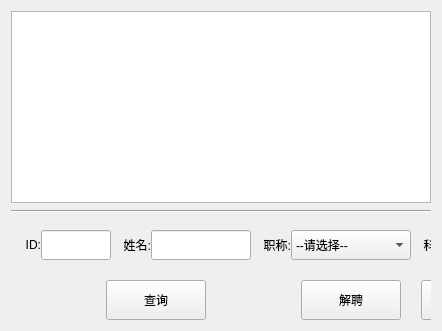
                        <widget class="QWidget" name="tab_change_state">
                            <attribute name="title">
                                <string>教师在职状态切换</string>
                            </attribute>
                            <layout class="QVBoxLayout" name="verticalLayoutChangeState">
                                <item>
                                    <widget class="QTableView" name="tv_change_state">
                                        <property name="sizeIncrement">
                                            <size>
                                                <width>0</width>
                                                <height>0</height>
                                            </size>
                                        </property>
                                        <property name="autoScroll">
                                            <bool>false</bool>
                                        </property>
                                        <property name="editTriggers">
                                            <set>QAbstractItemView::NoEditTriggers</set>
                                        </property>
                                        <property name="alternatingRowColors">
                                            <bool>true</bool>
                                        </property>
                                        <property name="selectionMode">
                                            <enum>QAbstractItemView::SingleSelection</enum>
                                        </property>
                                        <property name="selectionBehavior">
                                            <enum>QAbstractItemView::SelectRows</enum>
                                        </property>
                                        <property name="verticalScrollMode">
                                            <enum>QAbstractItemView::ScrollPerItem</enum>
                                        </property>
                                        <property name="gridStyle">
                                            <enum>Qt::SolidLine</enum>
                                        </property>
                                        <property name="cornerButtonEnabled">
                                            <bool>false</bool>
                                        </property>
                                        <attribute name="verticalHeaderVisible">
                                            <bool>false</bool>
                                        </attribute>
                                    </widget>
                                </item>
                                <item>
                                    <widget class="Line" name="line">
                                        <property name="minimumSize">
                                            <size>
                                                <width>0</width>
                                                <height>5</height>
                                            </size>
                                        </property>
                                        <property name="orientation">
                                            <enum>Qt::Horizontal</enum>
                                        </property>
                                    </widget>
                                </item>
                                <item>
                                    <widget class="QWidget" name="attendingSearch" native="true">
                                        <property name="minimumSize">
                                            <size>
                                                <width>420</width>
                                                <height>100</height>
                                            </size>
                                        </property>
                                        <widget class="QLabel" name="lb_change_state_id">
                                            <property name="geometry">
                                                <rect>
                                                    <x>0</x>
                                                    <y>10</y>
                                                    <width>30</width>
                                                    <height>30</height>
                                                </rect>
                                            </property>
                                            <property name="text">
                                                <string>ID:</string>
                                            </property>
                                            <property name="alignment">
                                                <set>Qt::AlignRight|Qt::AlignTrailing|Qt::AlignVCenter</set>
                                            </property>
                                        </widget>
                                        <widget class="QLineEdit" name="le_change_state_id">
                                            <property name="geometry">
                                                <rect>
                                                    <x>30</x>
                                                    <y>10</y>
                                                    <width>70</width>
                                                    <height>30</height>
                                                </rect>
                                            </property>
                                        </widget>
                                        <widget class="QLabel" name="lb_change_state_name">
                                            <property name="geometry">
                                                <rect>
                                                    <x>100</x>
                                                    <y>10</y>
                                                    <width>40</width>
                                                    <height>30</height>
                                                </rect>
                                            </property>
                                            <property name="text">
                                                <string>姓名:</string>
                                            </property>
                                            <property name="alignment">
                                                <set>Qt::AlignRight|Qt::AlignTrailing|Qt::AlignVCenter</set>
                                            </property>
                                        </widget>
                                        <widget class="QLineEdit" name="le_change_state_name">
                                            <property name="geometry">
                                                <rect>
                                                    <x>140</x>
                                                    <y>10</y>
                                                    <width>100</width>
                                                    <height>30</height>
                                                </rect>
                                            </property>
                                        </widget>
                                        <widget class="QLabel" name="lb_change_state_rank">
                                            <property name="geometry">
                                                <rect>
                                                    <x>240</x>
                                                    <y>10</y>
                                                    <width>40</width>
                                                    <height>30</height>
                                                </rect>
                                            </property>
                                            <property name="text">
                                                <string>职称:</string>
                                            </property>
                                            <property name="alignment">
                                                <set>Qt::AlignRight|Qt::AlignTrailing|Qt::AlignVCenter</set>
                                            </property>
                                        </widget>
                                        <widget class="QComboBox" name="cmbBx_change_state_rank">
                                            <property name="geometry">
                                                <rect>
                                                    <x>280</x>
                                                    <y>10</y>
                                                    <width>120</width>
                                                    <height>30</height>
                                                </rect>
                                            </property>
                                            <property name="editable">
                                                <bool>false</bool>
                                            </property>
                                            <item>
                                                <property name="text">
                                                    <string>--请选择--</string>
                                                </property>
                                            </item>
                                            <item>
                                                <property name="text">
                                                    <string>三级教师</string>
                                                </property>
                                            </item>
                                            <item>
                                                <property name="text">
                                                    <string>二级教师</string>
                                                </property>
                                            </item>
                                            <item>
                                                <property name="text">
                                                    <string>一级教师</string>
                                                </property>
                                            </item>
                                            <item>
                                                <property name="text">
                                                    <string>高级教师</string>
                                                </property>
                                            </item>
                                            <item>
                                                <property name="text">
                                                    <string>正高级教师</string>
                                                </property>
                                            </item>
                                        </widget>
                                        <widget class="QLabel" name="lb_change_state_subject">
                                            <property name="geometry">
                                                <rect>
                                                    <x>400</x>
                                                    <y>10</y>
                                                    <width>40</width>
                                                    <height>30</height>
                                                </rect>
                                            </property>
                                            <property name="text">
                                                <string>科目:</string>
                                            </property>
                                            <property name="alignment">
                                                <set>Qt::AlignRight|Qt::AlignTrailing|Qt::AlignVCenter</set>
                                            </property>
                                        </widget>
                                        <widget class="QComboBox" name="cmbBx_change_state_subject">
                                            <property name="geometry">
                                                <rect>
                                                    <x>440</x>
                                                    <y>10</y>
                                                    <width>120</width>
                                                    <height>30</height>
                                                </rect>
                                            </property>
                                            <property name="editable">
                                                <bool>false</bool>
                                            </property>
                                            <item>
                                                <property name="text">
                                                    <string>--请选择--</string>
                                                </property>
                                            </item>
                                            <item>
                                                <property name="text">
                                                    <string>语文</string>
                                                </property>
                                            </item>
                                            <item>
                                                <property name="text">
                                                    <string>数学</string>
                                                </property>
                                            </item>
                                            <item>
                                                <property name="text">
                                                    <string>外语</string>
                                                </property>
                                            </item>
                                            <item>
                                                <property name="text">
                                                    <string>物理</string>
                                                </property>
                                            </item>
                                            <item>
                                                <property name="text">
                                                    <string>化学</string>
                                                </property>
                                            </item>
                                            <item>
                                                <property name="text">
                                                    <string>生物</string>
                                                </property>
                                            </item>
                                            <item>
                                                <property name="text">
                                                    <string>政治</string>
                                                </property>
                                            </item>
                                            <item>
                                                <property name="text">
                                                    <string>历史</string>
                                                </property>
                                            </item>
                                            <item>
                                                <property name="text">
                                                    <string>地理</string>
                                                </property>
                                            </item>
                                            <item>
                                                <property name="text">
                                                    <string>通用技术</string>
                                                </property>
                                            </item>
                                            <item>
                                                <property name="text">
                                                    <string>信息技术</string>
                                                </property>
                                            </item>
                                            <item>
                                                <property name="text">
                                                    <string>体育</string>
                                                </property>
                                            </item>
                                            <item>
                                                <property name="text">
                                                    <string>音乐</string>
                                                </property>
                                            </item>
                                            <item>
                                                <property name="text">
                                                    <string>美术</string>
                                                </property>
                                            </item>
                                        </widget>
                                        <widget class="QLabel" name="lb_change_state_state">
                                            <property name="geometry">
                                                <rect>
                                                    <x>560</x>
                                                    <y>10</y>
                                                    <width>70</width>
                                                    <height>30</height>
                                                </rect>
                                            </property>
                                            <property name="text">
                                                <string>在职状态:</string>
                                            </property>
                                            <property name="alignment">
                                                <set>Qt::AlignRight|Qt::AlignTrailing|Qt::AlignVCenter</set>
                                            </property>
                                        </widget>
                                        <widget class="QComboBox" name="cmbBx_change_state_state">
                                            <property name="geometry">
                                                <rect>
                                                    <x>630</x>
                                                    <y>10</y>
                                                    <width>120</width>
                                                    <height>30</height>
                                                </rect>
                                            </property>
                                            <property name="editable">
                                                <bool>false</bool>
                                            </property>
                                            <item>
                                                <property name="text">
                                                    <string>--请选择--</string>
                                                </property>
                                            </item>
                                            <item>
                                                <property name="text">
                                                    <string>在职</string>
                                                </property>
                                            </item>
                                            <item>
                                                <property name="text">
                                                    <string>休假</string>
                                                </property>
                                            </item>
                                            <item>
                                                <property name="text">
                                                    <string>离职</string>
                                                </property>
                                            </item>
                                            <item>
                                                <property name="text">
                                                    <string>退休</string>
                                                </property>
                                            </item>
                                        </widget>
                                        <widget class="QPushButton" name="pb_change_state_search">
                                            <property name="geometry">
                                                <rect>
                                                    <x>95</x>
                                                    <y>60</y>
                                                    <width>100</width>
                                                    <height>40</height>
                                                </rect>
                                            </property>
                                            <property name="text">
                                                <string>查询</string>
                                            </property>
                                        </widget>
                                        <widget class="QPushButton" name="pb_change_state_fire">
                                            <property name="geometry">
                                                <rect>
                                                    <x>290</x>
                                                    <y>60</y>
                                                    <width>100</width>
                                                    <height>40</height>
                                                </rect>
                                            </property>
                                            <property name="text">
                                                <string>解聘</string>
                                            </property>
                                        </widget>
                                        <widget class="QPushButton" name="pb_change_state_vacation">
                                            <property name="geometry">
                                                <rect>
                                                    <x>410</x>
                                                    <y>60</y>
                                                    <width>100</width>
                                                    <height>40</height>
                                                </rect>
                                            </property>
                                            <property name="text">
                                                <string>休假</string>
                                            </property>
                                        </widget>
                                        <widget class="QPushButton" name="pb_change_state_rework">
                                            <property name="geometry">
                                                <rect>
                                                    <x>530</x>
                                                    <y>60</y>
                                                    <width>100</width>
                                                    <height>40</height>
                                                </rect>
                                            </property>
                                            <property name="text">
                                                <string>返岗</string>
                                            </property>
                                        </widget>
                                        <widget class="QPushButton" name="pb_change_state_retire">
                                            <property name="geometry">
                                                <rect>
                                                    <x>650</x>
                                                    <y>60</y>
                                                    <width>100</width>
                                                    <height>40</height>
                                                </rect>
                                            </property>
                                            <property name="text">
                                                <string>退休</string>
                                            </property>
                                        </widget>
                                    </widget>
                                </item>
                            </layout>
                        </widget>
